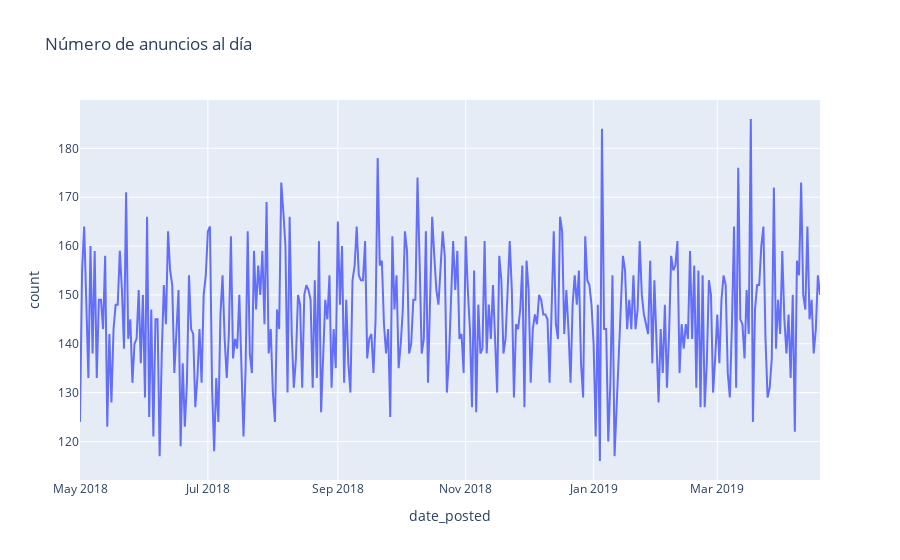

Notebook source saved alongside this figure:
### Code cell
car_data['date_posted'] = pd.to_datetime(car_data['date_posted'])
year = car_data['date_posted'].value_counts().sort_index().reset_index()
fig = px.line(year, x='date_posted', y='count', title = 'Número de anuncios al día')
fig.show()

### Figure 1 — Plotly figure (JSON) as saved in the notebook; plotly's stock layout.template omitted (floating-point values rounded to 4 significant figures; data arrays with more than 128 entries replaced by an {"elided": "..."} marker saying what was removed)
{"data": [{"hovertemplate": "date_posted=%{x}<br>count=%{y}<extra></extra>", "legendgroup": "", "line": {"color": "#636efa", "dash": "solid"}, "marker": {"symbol": "circle"}, "mode": "lines", "name": "", "orientation": "v", "showlegend": false, "type": "scatter", "x": {"elided": "354 str values"}, "xaxis": "x", "y": {"elided": "354 int values"}, "yaxis": "y"}], "layout": {"legend": {"tracegroupgap": 0}, "title": {"text": "Número de anuncios al día"}, "xaxis": {"anchor": "y", "domain": [0, 1], "title": {"text": "date_posted"}}, "yaxis": {"anchor": "x", "domain": [0, 1], "title": {"text": "count"}}}}
